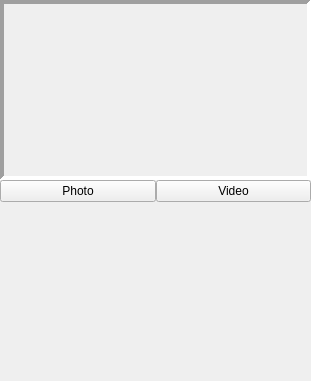
<?xml version="1.0" encoding="UTF-8"?>
<ui version="4.0">
 <class>CameraBase</class>
 <widget class="QWidget" name="CameraBase">
  <property name="geometry">
   <rect>
    <x>0</x>
    <y>0</y>
    <width>311</width>
    <height>381</height>
   </rect>
  </property>
  <property name="windowTitle">
   <string>Camera</string>
  </property>
  <layout class="QGridLayout">
   <property name="margin">
    <number>0</number>
   </property>
   <property name="spacing">
    <number>0</number>
   </property>
   <item row="0" column="0" colspan="2">
    <widget class="QFrame" name="videocapturecontainer">
     <property name="sizePolicy">
      <sizepolicy hsizetype="Expanding" vsizetype="Expanding">
       <horstretch>0</horstretch>
       <verstretch>0</verstretch>
      </sizepolicy>
     </property>
     <property name="frameShape">
      <enum>QFrame::Panel</enum>
     </property>
     <property name="frameShadow">
      <enum>QFrame::Sunken</enum>
     </property>
     <property name="lineWidth">
      <number>4</number>
     </property>
     <property name="midLineWidth">
      <number>3</number>
     </property>
     <layout class="QVBoxLayout">
      <property name="spacing">
       <number>6</number>
      </property>
      <property name="margin">
       <number>4</number>
      </property>
      <item>
       <widget class="VideoCaptureView" name="videocaptureview" native="true">
        <property name="sizePolicy">
         <sizepolicy hsizetype="Expanding" vsizetype="Expanding">
          <horstretch>0</horstretch>
          <verstretch>0</verstretch>
         </sizepolicy>
        </property>
       </widget>
      </item>
     </layout>
    </widget>
   </item>
   <item row="1" column="0">
    <widget class="QPushButton" name="photo">
     <property name="text">
      <string>Photo</string>
     </property>
    </widget>
   </item>
   <item row="1" column="1">
    <widget class="QPushButton" name="video">
     <property name="text">
      <string>Video</string>
     </property>
    </widget>
   </item>
   <item row="2" column="0" colspan="2">
    <widget class="QFrame" name="thumbs">
     <property name="frameShape">
      <enum>QFrame::NoFrame</enum>
     </property>
     <property name="frameShadow">
      <enum>QFrame::Plain</enum>
     </property>
     <layout class="QHBoxLayout">
      <property name="spacing">
       <number>0</number>
      </property>
      <property name="margin">
       <number>0</number>
      </property>
      <item>
       <widget class="ThumbButton" name="thumb1" native="true">
        <property name="sizePolicy">
         <sizepolicy hsizetype="Expanding" vsizetype="Expanding">
          <horstretch>0</horstretch>
          <verstretch>0</verstretch>
         </sizepolicy>
        </property>
       </widget>
      </item>
      <item>
       <widget class="ThumbButton" name="thumb2" native="true">
        <property name="sizePolicy">
         <sizepolicy hsizetype="Expanding" vsizetype="Expanding">
          <horstretch>0</horstretch>
          <verstretch>0</verstretch>
         </sizepolicy>
        </property>
       </widget>
      </item>
      <item>
       <widget class="ThumbButton" name="thumb3" native="true">
        <property name="sizePolicy">
         <sizepolicy hsizetype="Expanding" vsizetype="Expanding">
          <horstretch>0</horstretch>
          <verstretch>0</verstretch>
         </sizepolicy>
        </property>
       </widget>
      </item>
      <item>
       <widget class="ThumbButton" name="thumb4" native="true">
        <property name="sizePolicy">
         <sizepolicy hsizetype="Expanding" vsizetype="Expanding">
          <horstretch>0</horstretch>
          <verstretch>0</verstretch>
         </sizepolicy>
        </property>
       </widget>
      </item>
      <item>
       <widget class="ThumbButton" name="thumb5" native="true">
        <property name="sizePolicy">
         <sizepolicy hsizetype="Expanding" vsizetype="Expanding">
          <horstretch>0</horstretch>
          <verstretch>0</verstretch>
         </sizepolicy>
        </property>
       </widget>
      </item>
     </layout>
    </widget>
   </item>
  </layout>
 </widget>
 <customwidgets>
  <customwidget>
   <class>VideoCaptureView</class>
   <extends>QWidget</extends>
   <header>videocaptureview.h</header>
  </customwidget>
  <customwidget>
   <class>ThumbButton</class>
   <extends>QWidget</extends>
   <header>thumbbutton.h</header>
  </customwidget>
 </customwidgets>
 <resources/>
 <connections/>
</ui>
